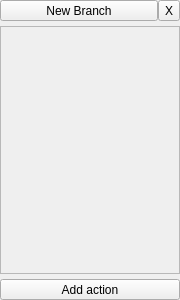
<?xml version="1.0" encoding="UTF-8"?>
<ui version="4.0">
 <class>Branch</class>
 <widget class="QWidget" name="Branch">
  <property name="enabled">
   <bool>true</bool>
  </property>
  <property name="geometry">
   <rect>
    <x>0</x>
    <y>0</y>
    <width>180</width>
    <height>300</height>
   </rect>
  </property>
  <property name="sizePolicy">
   <sizepolicy hsizetype="Minimum" vsizetype="MinimumExpanding">
    <horstretch>0</horstretch>
    <verstretch>0</verstretch>
   </sizepolicy>
  </property>
  <property name="minimumSize">
   <size>
    <width>180</width>
    <height>200</height>
   </size>
  </property>
  <property name="maximumSize">
   <size>
    <width>180</width>
    <height>16777215</height>
   </size>
  </property>
  <property name="windowTitle">
   <string>Branch</string>
  </property>
  <layout class="QVBoxLayout" name="verticalLayout">
   <property name="spacing">
    <number>5</number>
   </property>
   <property name="margin">
    <number>0</number>
   </property>
   <item>
    <layout class="QHBoxLayout" name="horizontalLayout_2">
     <property name="spacing">
      <number>0</number>
     </property>
     <property name="leftMargin">
      <number>0</number>
     </property>
     <property name="topMargin">
      <number>0</number>
     </property>
     <item>
      <widget class="QToolButton" name="nameButton">
       <property name="enabled">
        <bool>true</bool>
       </property>
       <property name="sizePolicy">
        <sizepolicy hsizetype="Minimum" vsizetype="Minimum">
         <horstretch>0</horstretch>
         <verstretch>0</verstretch>
        </sizepolicy>
       </property>
       <property name="toolTip">
        <string>Edit branch name</string>
       </property>
       <property name="statusTip">
        <string>Edit branch name</string>
       </property>
       <property name="text">
        <string>New Branch</string>
       </property>
      </widget>
     </item>
     <item>
      <widget class="QToolButton" name="deleteBranchButton">
       <property name="toolTip">
        <string>Delete branch</string>
       </property>
       <property name="statusTip">
        <string>Delete branch</string>
       </property>
       <property name="text">
        <string>X</string>
       </property>
      </widget>
     </item>
    </layout>
   </item>
   <item>
    <widget class="QScrollArea" name="scrollArea">
     <property name="widgetResizable">
      <bool>true</bool>
     </property>
     <widget class="QWidget" name="scrollAreaWidgetContents">
      <property name="geometry">
       <rect>
        <x>0</x>
        <y>0</y>
        <width>176</width>
        <height>236</height>
       </rect>
      </property>
      <property name="acceptDrops">
       <bool>true</bool>
      </property>
      <layout class="QVBoxLayout" name="actionsLayout">
       <property name="spacing">
        <number>2</number>
       </property>
       <property name="margin">
        <number>0</number>
       </property>
       <item>
        <spacer name="verticalSpacer">
         <property name="orientation">
          <enum>Qt::Vertical</enum>
         </property>
         <property name="sizeHint" stdset="0">
          <size>
           <width>20</width>
           <height>40</height>
          </size>
         </property>
        </spacer>
       </item>
      </layout>
     </widget>
    </widget>
   </item>
   <item>
    <widget class="QToolButton" name="addActionButton">
     <property name="sizePolicy">
      <sizepolicy hsizetype="Minimum" vsizetype="Minimum">
       <horstretch>0</horstretch>
       <verstretch>0</verstretch>
      </sizepolicy>
     </property>
     <property name="toolTip">
      <string>Add action</string>
     </property>
     <property name="statusTip">
      <string>Add action</string>
     </property>
     <property name="text">
      <string>Add action</string>
     </property>
    </widget>
   </item>
  </layout>
 </widget>
 <resources/>
 <connections>
  <connection>
   <sender>nameButton</sender>
   <signal>clicked()</signal>
   <receiver>Branch</receiver>
   <slot>editName()</slot>
   <hints>
    <hint type="sourcelabel">
     <x>43</x>
     <y>15</y>
    </hint>
    <hint type="destinationlabel">
     <x>81</x>
     <y>64</y>
    </hint>
   </hints>
  </connection>
  <connection>
   <sender>addActionButton</sender>
   <signal>clicked()</signal>
   <receiver>Branch</receiver>
   <slot>addAction()</slot>
   <hints>
    <hint type="sourcelabel">
     <x>63</x>
     <y>286</y>
    </hint>
    <hint type="destinationlabel">
     <x>82</x>
     <y>217</y>
    </hint>
   </hints>
  </connection>
  <connection>
   <sender>deleteBranchButton</sender>
   <signal>clicked()</signal>
   <receiver>Branch</receiver>
   <slot>deleteBranch()</slot>
   <hints>
    <hint type="sourcelabel">
     <x>155</x>
     <y>16</y>
    </hint>
    <hint type="destinationlabel">
     <x>123</x>
     <y>113</y>
    </hint>
   </hints>
  </connection>
 </connections>
 <slots>
  <slot>editName()</slot>
  <slot>addAction()</slot>
  <slot>deleteAction()</slot>
  <slot>deleteBranch()</slot>
  <slot>editAction(QTreeWidgetItem*)</slot>
 </slots>
</ui>
